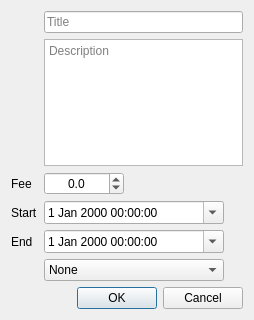
<?xml version="1.0" encoding="UTF-8"?>
<ui version="4.0">
 <class>ActivityForm</class>
 <widget class="QDialog" name="ActivityForm">
  <property name="windowModality">
   <enum>Qt::WindowModal</enum>
  </property>
  <property name="geometry">
   <rect>
    <x>0</x>
    <y>0</y>
    <width>254</width>
    <height>320</height>
   </rect>
  </property>
  <property name="windowTitle">
   <string>Activity</string>
  </property>
  <layout class="QGridLayout" name="gridLayout">
   <item row="6" column="1">
    <widget class="QDialogButtonBox" name="buttonBox">
     <property name="orientation">
      <enum>Qt::Horizontal</enum>
     </property>
     <property name="standardButtons">
      <set>QDialogButtonBox::Cancel|QDialogButtonBox::Ok</set>
     </property>
    </widget>
   </item>
   <item row="3" column="1">
    <widget class="QDateTimeEdit" name="startDate">
     <property name="sizePolicy">
      <sizepolicy hsizetype="Fixed" vsizetype="Fixed">
       <horstretch>0</horstretch>
       <verstretch>0</verstretch>
      </sizepolicy>
     </property>
     <property name="minimumSize">
      <size>
       <width>180</width>
       <height>0</height>
      </size>
     </property>
     <property name="wrapping">
      <bool>true</bool>
     </property>
     <property name="accelerated">
      <bool>true</bool>
     </property>
     <property name="showGroupSeparator" stdset="0">
      <bool>false</bool>
     </property>
     <property name="currentSection">
      <enum>QDateTimeEdit::DaySection</enum>
     </property>
     <property name="calendarPopup">
      <bool>true</bool>
     </property>
    </widget>
   </item>
   <item row="1" column="1">
    <widget class="QTextEdit" name="description">
     <property name="placeholderText">
      <string>Description</string>
     </property>
    </widget>
   </item>
   <item row="4" column="0">
    <widget class="QLabel" name="label">
     <property name="text">
      <string>End</string>
     </property>
    </widget>
   </item>
   <item row="0" column="1">
    <widget class="QLineEdit" name="title">
     <property name="placeholderText">
      <string>Title</string>
     </property>
    </widget>
   </item>
   <item row="3" column="0">
    <widget class="QLabel" name="label_2">
     <property name="text">
      <string>Start</string>
     </property>
    </widget>
   </item>
   <item row="5" column="1">
    <widget class="QComboBox" name="TeachersComboBox">
     <property name="sizePolicy">
      <sizepolicy hsizetype="Fixed" vsizetype="Fixed">
       <horstretch>0</horstretch>
       <verstretch>0</verstretch>
      </sizepolicy>
     </property>
     <property name="minimumSize">
      <size>
       <width>180</width>
       <height>0</height>
      </size>
     </property>
     <item>
      <property name="text">
       <string>None</string>
      </property>
     </item>
    </widget>
   </item>
   <item row="4" column="1">
    <widget class="QDateTimeEdit" name="endDate">
     <property name="sizePolicy">
      <sizepolicy hsizetype="Fixed" vsizetype="Fixed">
       <horstretch>0</horstretch>
       <verstretch>0</verstretch>
      </sizepolicy>
     </property>
     <property name="minimumSize">
      <size>
       <width>180</width>
       <height>0</height>
      </size>
     </property>
     <property name="wrapping">
      <bool>true</bool>
     </property>
     <property name="accelerated">
      <bool>true</bool>
     </property>
     <property name="showGroupSeparator" stdset="0">
      <bool>false</bool>
     </property>
     <property name="currentSection">
      <enum>QDateTimeEdit::DaySection</enum>
     </property>
     <property name="calendarPopup">
      <bool>true</bool>
     </property>
    </widget>
   </item>
   <item row="2" column="1">
    <widget class="QDoubleSpinBox" name="fee">
     <property name="sizePolicy">
      <sizepolicy hsizetype="Fixed" vsizetype="Fixed">
       <horstretch>0</horstretch>
       <verstretch>0</verstretch>
      </sizepolicy>
     </property>
     <property name="minimumSize">
      <size>
       <width>80</width>
       <height>0</height>
      </size>
     </property>
     <property name="wrapping">
      <bool>true</bool>
     </property>
     <property name="alignment">
      <set>Qt::AlignCenter</set>
     </property>
     <property name="buttonSymbols">
      <enum>QAbstractSpinBox::UpDownArrows</enum>
     </property>
     <property name="accelerated">
      <bool>true</bool>
     </property>
     <property name="decimals">
      <number>1</number>
     </property>
     <property name="maximum">
      <double>100000.000000000000000</double>
     </property>
    </widget>
   </item>
   <item row="2" column="0">
    <widget class="QLabel" name="label_3">
     <property name="text">
      <string>Fee</string>
     </property>
    </widget>
   </item>
  </layout>
 </widget>
 <resources/>
 <connections>
  <connection>
   <sender>buttonBox</sender>
   <signal>accepted()</signal>
   <receiver>ActivityForm</receiver>
   <slot>accept()</slot>
   <hints>
    <hint type="sourcelabel">
     <x>248</x>
     <y>254</y>
    </hint>
    <hint type="destinationlabel">
     <x>157</x>
     <y>274</y>
    </hint>
   </hints>
  </connection>
  <connection>
   <sender>buttonBox</sender>
   <signal>rejected()</signal>
   <receiver>ActivityForm</receiver>
   <slot>reject()</slot>
   <hints>
    <hint type="sourcelabel">
     <x>316</x>
     <y>260</y>
    </hint>
    <hint type="destinationlabel">
     <x>286</x>
     <y>274</y>
    </hint>
   </hints>
  </connection>
 </connections>
</ui>
